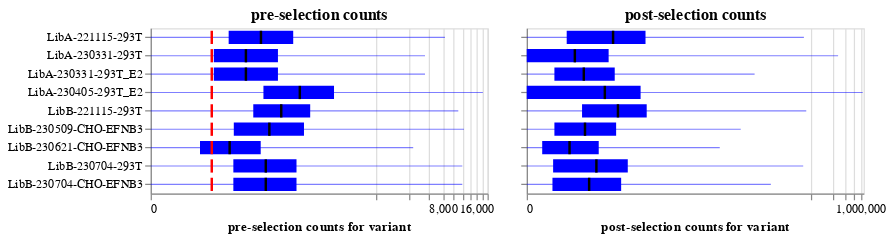

The notebook cell this image was saved under:
### Markdown cell above
## Pre- and post-selection counts for variants
Plot the pre-selection and post-selection sample count distributions for the variants.

The boxes span the first to third quartiles, the black line is the median, and the thin horizontal line spans the full range.

For the pre-selection counts the red line is the minimum counts: anything below that (with fewer pre-selection counts) is not included in the set of functional scores that are calculated.

Note that the x-axis uses a symlog scale.

You can use the options at the bottom to subset to specific samples.

### Code cell
charts = []
for count_type in ["pre", "post"]:
    base_chart = (
        alt.Chart(count_summaries)
        .encode(
            y=alt.Y("selection", title=None, axis=alt.Axis(labels=count_type == "pre")),
            tooltip=count_summaries.columns.tolist(),
        )
        .properties(
            width=275,
            height=alt.Step(15),
            title=f"{count_type}-selection counts",
        )
    )

    quantile_bar = base_chart.encode(
        x=alt.X(
            f"{count_type}_count_q1",
            scale=alt.Scale(type="symlog", constant=20),
            axis=alt.Axis(labelOverlap=True),
            title=f"{count_type}-selection counts for variant",
        ),
        x2=f"{count_type}_count_q3",
    ).mark_bar(color="blue", height={"band": 0.8})

    range_line = base_chart.encode(
        x=f"{count_type}_count_min",
        x2=f"{count_type}_count_max",
    ).mark_rule(color="blue", opacity=0.5)

    median_line = base_chart.encode(
        x=f"{count_type}_count_median",
        x2=f"{count_type}_count_median",
    ).mark_bar(xOffset=1, x2Offset=-1, color="black", height={"band": 0.8})

    if count_type == "pre":
        threshold_line = base_chart.encode(
            x="min_pre_selection_count",
            x2="min_pre_selection_count",
        ).mark_bar(xOffset=1, x2Offset=-1, color="red", height={"band": 0.8})
        charts.append(quantile_bar + range_line + median_line + threshold_line)
    else:
        charts.append(quantile_bar + range_line + median_line)

count_summary_chart = alt.hconcat(*charts)

selectors = [
    alt.selection_point(
        fields=[sel],
        bind=alt.binding_select(
            options=[None] + sorted(count_summaries[sel].unique()),
            labels=["all"] + sorted(count_summaries[sel].unique()),
            name=sel,
        ),
    )
    for sel in ["library", "pre_selection_date", "post_selection_date"]
]

for sel in selectors:
    count_summary_chart = count_summary_chart.add_params(sel).transform_filter(sel)

count_summary_chart = count_summary_chart.properties(
    autosize=alt.AutoSizeParams(resize=True),
)

count_summary_chart

### Figure 1 — Vega-Lite specification as saved in the notebook (floating-point values rounded to 4 significant figures)
{"config": {"view": {"continuousWidth": 300, "continuousHeight": 300}}, "hconcat": [{"layer": [{"mark": {"type": "bar", "color": "blue", "height": {"band": 0.8}}, "encoding": {"tooltip": [{"field": "selection", "type": "nominal"}, {"field": "library", "type": "nominal"}, {"field": "pre_selection_sample", "type": "nominal"}, {"field": "post_selection_sample", "type": "nominal"}, {"field": "pre_selection_date", "type": "nominal"}, {"field": "post_selection_date", "type": "nominal"}, {"field": "min_pre_selection_count", "type": "quantitative"}, {"field": "pre_count_median", "type": "quantitative"}, {"field": "pre_count_q1", "type": "quantitative"}, {"field": "pre_count_q3", "type": "quantitative"}, {"field": "pre_count_min", "type": "quantitative"}, {"field": "pre_count_max", "type": "quantitative"}, {"field": "post_count_median", "type": "quantitative"}, {"field": "post_count_q1", "type": "quantitative"}, {"field": "post_count_q3", "type": "quantitative"}, {"field": "post_count_min", "type": "quantitative"}, {"field": "post_count_max", "type": "quantitative"}], "x": {"axis": {"labelOverlap": true}, "field": "pre_count_q1", "scale": {"constant": 20, "type": "symlog"}, "title": "pre-selection counts for variant", "type": "quantitative"}, "x2": {"field": "pre_count_q3"}, "y": {"axis": {"labels": true}, "field": "selection", "title": null, "type": "nominal"}}, "name": "view_1", "title": "pre-selection counts"}, {"mark": {"type": "rule", "color": "blue", "opacity": 0.5}, "encoding": {"tooltip": [{"field": "selection", "type": "nominal"}, {"field": "library", "type": "nominal"}, {"field": "pre_selection_sample", "type": "nominal"}, {"field": "post_selection_sample", "type": "nominal"}, {"field": "pre_selection_date", "type": "nominal"}, {"field": "post_selection_date", "type": "nominal"}, {"field": "min_pre_selection_count", "type": "quantitative"}, {"field": "pre_count_median", "type": "quantitative"}, {"field": "pre_count_q1", "type": "quantitative"}, {"field": "pre_count_q3", "type": "quantitative"}, {"field": "pre_count_min", "type": "quantitative"}, {"field": "pre_count_max", "type": "quantitative"}, {"field": "post_count_median", "type": "quantitative"}, {"field": "post_count_q1", "type": "quantitative"}, {"field": "post_count_q3", "type": "quantitative"}, {"field": "post_count_min", "type": "quantitative"}, {"field": "post_count_max", "type": "quantitative"}], "x": {"field": "pre_count_min", "type": "quantitative"}, "x2": {"field": "pre_count_max"}, "y": {"axis": {"labels": true}, "field": "selection", "title": null, "type": "nominal"}}, "title": "pre-selection counts"}, {"mark": {"type": "bar", "color": "black", "height": {"band": 0.8}, "x2Offset": -1, "xOffset": 1}, "encoding": {"tooltip": [{"field": "selection", "type": "nominal"}, {"field": "library", "type": "nominal"}, {"field": "pre_selection_sample", "type": "nominal"}, {"field": "post_selection_sample", "type": "nominal"}, {"field": "pre_selection_date", "type": "nominal"}, {"field": "post_selection_date", "type": "nominal"}, {"field": "min_pre_selection_count", "type": "quantitative"}, {"field": "pre_count_median", "type": "quantitative"}, {"field": "pre_count_q1", "type": "quantitative"}, {"field": "pre_count_q3", "type": "quantitative"}, {"field": "pre_count_min", "type": "quantitative"}, {"field": "pre_count_max", "type": "quantitative"}, {"field": "post_count_median", "type": "quantitative"}, {"field": "post_count_q1", "type": "quantitative"}, {"field": "post_count_q3", "type": "quantitative"}, {"field": "post_count_min", "type": "quantitative"}, {"field": "post_count_max", "type": "quantitative"}], "x": {"field": "pre_count_median", "type": "quantitative"}, "x2": {"field": "pre_count_median"}, "y": {"axis": {"labels": true}, "field": "selection", "title": null, "type": "nominal"}}, "title": "pre-selection counts"}, {"mark": {"type": "bar", "color": "red", "height": {"band": 0.8}, "x2Offset": -1, "xOffset": 1}, "encoding": {"tooltip": [{"field": "selection", "type": "nominal"}, {"field": "library", "type": "nominal"}, {"field": "pre_selection_sample", "type": "nominal"}, {"field": "post_selection_sample", "type": "nominal"}, {"field": "pre_selection_date", "type": "nominal"}, {"field": "post_selection_date", "type": "nominal"}, {"field": "min_pre_selection_count", "type": "quantitative"}, {"field": "pre_count_median", "type": "quantitative"}, {"field": "pre_count_q1", "type": "quantitative"}, {"field": "pre_count_q3", "type": "quantitative"}, {"field": "pre_count_min", "type": "quantitative"}, {"field": "pre_count_max", "type": "quantitative"}, {"field": "post_count_median", "type": "quantitative"}, {"field": "post_count_q1", "type": "quantitative"}, {"field": "post_count_q3", "type": "quantitative"}, {"field": "post_count_min", "type": "quantitative"}, {"field": "post_count_max", "type": "quantitative"}], "x": {"field": "min_pre_selection_count", "type": "quantitative"}, "x2": {"field": "min_pre_selection_count"}, "y": {"axis": {"labels": true}, "field": "selection", "title": null, "type": "nominal"}}, "title": "pre-selection counts"}], "height": {"step": 15}, "width": 275}, {"layer": [{"mark": {"type": "bar", "color": "blue", "height": {"band": 0.8}}, "encoding": {"tooltip": [{"field": "selection", "type": "nominal"}, {"field": "library", "type": "nominal"}, {"field": "pre_selection_sample", "type": "nominal"}, {"field": "post_selection_sample", "type": "nominal"}, {"field": "pre_selection_date", "type": "nominal"}, {"field": "post_selection_date", "type": "nominal"}, {"field": "min_pre_selection_count", "type": "quantitative"}, {"field": "pre_count_median", "type": "quantitative"}, {"field": "pre_count_q1", "type": "quantitative"}, {"field": "pre_count_q3", "type": "quantitative"}, {"field": "pre_count_min", "type": "quantitative"}, {"field": "pre_count_max", "type": "quantitative"}, {"field": "post_count_median", "type": "quantitative"}, {"field": "post_count_q1", "type": "quantitative"}, {"field": "post_count_q3", "type": "quantitative"}, {"field": "post_count_min", "type": "quantitative"}, {"field": "post_count_max", "type": "quantitative"}], "x": {"axis": {"labelOverlap": true}, "field": "post_count_q1", "scale": {"constant": 20, "type": "symlog"}, "title": "post-selection counts for variant", "type": "quantitative"}, "x2": {"field": "post_count_q3"}, "y": {"axis": {"labels": false}, "field": "selection", "title": null, "type": "nominal"}}, "name": "view_2", "title": "post-selection counts"}, {"mark": {"type": "rule", "color": "blue", "opacity": 0.5}, "encoding": {"tooltip": [{"field": "selection", "type": "nominal"}, {"field": "library", "type": "nominal"}, {"field": "pre_selection_sample", "type": "nominal"}, {"field": "post_selection_sample", "type": "nominal"}, {"field": "pre_selection_date", "type": "nominal"}, {"field": "post_selection_date", "type": "nominal"}, {"field": "min_pre_selection_count", "type": "quantitative"}, {"field": "pre_count_median", "type": "quantitative"}, {"field": "pre_count_q1", "type": "quantitative"}, {"field": "pre_count_q3", "type": "quantitative"}, {"field": "pre_count_min", "type": "quantitative"}, {"field": "pre_count_max", "type": "quantitative"}, {"field": "post_count_median", "type": "quantitative"}, {"field": "post_count_q1", "type": "quantitative"}, {"field": "post_count_q3", "type": "quantitative"}, {"field": "post_count_min", "type": "quantitative"}, {"field": "post_count_max", "type": "quantitative"}], "x": {"field": "post_count_min", "type": "quantitative"}, "x2": {"field": "post_count_max"}, "y": {"axis": {"labels": false}, "field": "selection", "title": null, "type": "nominal"}}, "title": "post-selection counts"}, {"mark": {"type": "bar", "color": "black", "height": {"band": 0.8}, "x2Offset": -1, "xOffset": 1}, "encoding": {"tooltip": [{"field": "selection", "type": "nominal"}, {"field": "library", "type": "nominal"}, {"field": "pre_selection_sample", "type": "nominal"}, {"field": "post_selection_sample", "type": "nominal"}, {"field": "pre_selection_date", "type": "nominal"}, {"field": "post_selection_date", "type": "nominal"}, {"field": "min_pre_selection_count", "type": "quantitative"}, {"field": "pre_count_median", "type": "quantitative"}, {"field": "pre_count_q1", "type": "quantitative"}, {"field": "pre_count_q3", "type": "quantitative"}, {"field": "pre_count_min", "type": "quantitative"}, {"field": "pre_count_max", "type": "quantitative"}, {"field": "post_count_median", "type": "quantitative"}, {"field": "post_count_q1", "type": "quantitative"}, {"field": "post_count_q3", "type": "quantitative"}, {"field": "post_count_min", "type": "quantitative"}, {"field": "post_count_max", "type": "quantitative"}], "x": {"field": "post_count_median", "type": "quantitative"}, "x2": {"field": "post_count_median"}, "y": {"axis": {"labels": false}, "field": "selection", "title": null, "type": "nominal"}}, "title": "post-selection counts"}], "height": {"step": 15}, "width": 275}], "autosize": {"resize": true}, "data": {"name": "data-bdedfcea2f2cb6f0d3f1d00c7e0f8765"}, "params": [{"name": "param_1", "select": {"type": "point", "fields": ["library"]}, "bind": {"input": "select", "options": [null, "LibA", "LibB"], "labels": ["all", "LibA", "LibB"], "name": "library"}, "views": ["view_1", "view_2"]}, {"name": "param_2", "select": {"type": "point", "fields": ["pre_selection_date"]}, "bind": {"input": "select", "options": [null, "2022-11-15", "2023-03-31", "2023-04-05", "2023-05-09", "2023-06-21", "2023-07-04"], "labels": ["all", "2022-11-15", "2023-03-31", "2023-04-05", "2023-05-09", "2023-06-21", "2023-07-04"], "name": "pre_selection_date"}, "views": ["view_1", "view_2"]}, {"name": "param_3", "select": {"type": "point", "fields": ["post_selection_date"]}, "bind": {"input": "select", "options": [null, "2022-11-15", "2023-03-31", "2023-04-05", "2023-05-09", "2023-06-21", "2023-07-04"], "labels": ["all", "2022-11-15", "2023-03-31", "2023-04-05", "2023-05-09", "2023-06-21", "2023-07-04"], "name": "post_selection_date"}, "views": ["view_1", "view_2"]}], "transform": [{"filter": {"param": "param_1"}}, {"filter": {"param": "param_2"}}, {"filter": {"param": "param_3"}}], "$schema": "https://vega.github.io/schema/vega-lite/v5.8.0.json", "datasets": {"data-bdedfcea2f2cb6f0d3f1d00c7e0f8765": [{"selection": "LibA-221115-293T", "library": "LibA", "pre_selection_sample": "LibA-221115-293T-VSV", "post_selection_sample": "LibA-221115-293T-no_antibody", "pre_selection_date": "2022-11-15", "post_selection_date": "2022-11-15", "min_pre_selection_count": 50, "pre_count_median": 172.0, "pre_count_q1": 79.0, "pre_count_q3": 352.0, "pre_count_min": 0, "pre_count_max": 8334, "post_count_median": 308.0, "post_count_q1": 53.0, "post_count_q3": 918.0, "post_count_min": 0, "post_count_max": 158786}, {"selection": "LibB-221115-293T", "library": "LibB", "pre_selection_sample": "LibB-221115-293T-VSV", "post_selection_sample": "LibB-221115-293T-no_antibody", "pre_selection_date": "2022-11-15", "post_selection_date": "2022-11-15", "min_pre_selection_count": 50, "pre_count_median": 271.0, "pre_count_q1": 144.0, "pre_count_q3": 507.0, "pre_count_min": 0, "pre_count_max": 10966, "post_count_median": 364.0, "post_count_q1": 100.0, "post_count_q3": 955.0, "post_count_min": 0, "post_count_max": 171392}, {"selection": "LibA-230331-293T", "library": "LibA", "pre_selection_sample": "LibA-230331-293T-VSV", "post_selection_sample": "LibA-230331-293T-no_antibody", "pre_selection_date": "2023-03-31", "post_selection_date": "2023-03-31", "min_pre_selection_count": 50, "pre_count_median": 121.0, "pre_count_q1": 53.0, "pre_count_q3": 252.0, "pre_count_min": 0, "pre_count_max": 5530, "post_count_median": 75.0, "post_count_q1": 0.0, "post_count_q3": 264.0, "post_count_min": 0, "post_count_max": 481179}, {"selection": "LibA-230331-293T_E2", "library": "LibA", "pre_selection_sample": "LibA-230331-293T-VSV", "post_selection_sample": "LibA-230331-293T_E2-no_antibody", "pre_selection_date": "2023-03-31", "post_selection_date": "2023-03-31", "min_pre_selection_count": 50, "pre_count_median": 121.0, "pre_count_q1": 53.0, "pre_count_q3": 252.0, "pre_count_min": 0, "pre_count_max": 5530, "post_count_median": 107.0, "post_count_q1": 29.0, "post_count_q3": 326.0, "post_count_min": 0, "post_count_max": 32143}, {"selection": "LibA-230405-293T_E2", "library": "LibA", "pre_selection_sample": "LibA-230405-293T-E2-VSV", "post_selection_sample": "LibA-230405-293T-E2-no_antibody", "pre_selection_date": "2023-04-05", "post_selection_date": "2023-04-05", "min_pre_selection_count": 50, "pre_count_median": 406.0, "pre_count_q1": 182.0, "pre_count_q3": 839.0, "pre_count_min": 0, "pre_count_max": 18160, "post_count_median": 231.0, "post_count_q1": 0.0, "post_count_q3": 780.0, "post_count_min": 0, "post_count_max": 1068098}, {"selection": "LibB-230509-CHO-EFNB3", "library": "LibA", "pre_selection_sample": "LibA-230509-CHO-VSV", "post_selection_sample": "LibA-230509-CHO-EFNB3_no_antibody", "pre_selection_date": "2023-05-09", "post_selection_date": "2023-05-09", "min_pre_selection_count": 50, "pre_count_median": 208.0, "pre_count_q1": 90.0, "pre_count_q3": 444.0, "pre_count_min": 0, "pre_count_max": 12334, "post_count_median": 112.0, "post_count_q1": 29.0, "post_count_q3": 342.0, "post_count_min": 0, "post_count_max": 20504}, {"selection": "LibB-230621-CHO-EFNB3", "library": "LibB", "pre_selection_sample": "LibB-230621-CHO-VSV", "post_selection_sample": "LibB-230621-CHO_EFNB3_no_antibody", "pre_selection_date": "2023-06-21", "post_selection_date": "2023-06-21", "min_pre_selection_count": 50, "pre_count_median": 81.0, "pre_count_q1": 35.0, "pre_count_q3": 171.0, "pre_count_min": 0, "pre_count_max": 4338, "post_count_median": 60.0, "post_count_q1": 13.0, "post_count_q3": 186.0, "post_count_min": 0, "post_count_max": 10379}, {"selection": "LibB-230704-293T", "library": "LibB", "pre_selection_sample": "LibB-230704-CHO_VSV", "post_selection_sample": "LibB-230704-293T-no_antibody", "pre_selection_date": "2023-07-04", "post_selection_date": "2023-07-04", "min_pre_selection_count": 50, "pre_count_median": 192.0, "pre_count_q1": 89.0, "pre_count_q3": 378.0, "pre_count_min": 0, "pre_count_max": 11906, "post_count_median": 171.0, "post_count_q1": 27.0, "post_count_q3": 508.0, "post_count_min": 0, "post_count_max": 155315}, {"selection": "LibB-230704-CHO-EFNB3", "library": "LibB", "pre_selection_sample": "LibB-230704-CHO_VSV", "post_selection_sample": "LibB-230704-CHO_EFNB3_no_antibody", "pre_selection_date": "2023-07-04", "post_selection_date": "2023-07-04", "min_pre_selection_count": 50, "pre_count_median": 192.0, "pre_count_q1": 89.0, "pre_count_q3": 378.0, "pre_count_min": 0, "pre_count_max": 11906, "post_count_median": 131.0, "post_count_q1": 26.0, "post_count_q3": 406.0, "post_count_min": 0, "post_count_max": 54431}]}}
